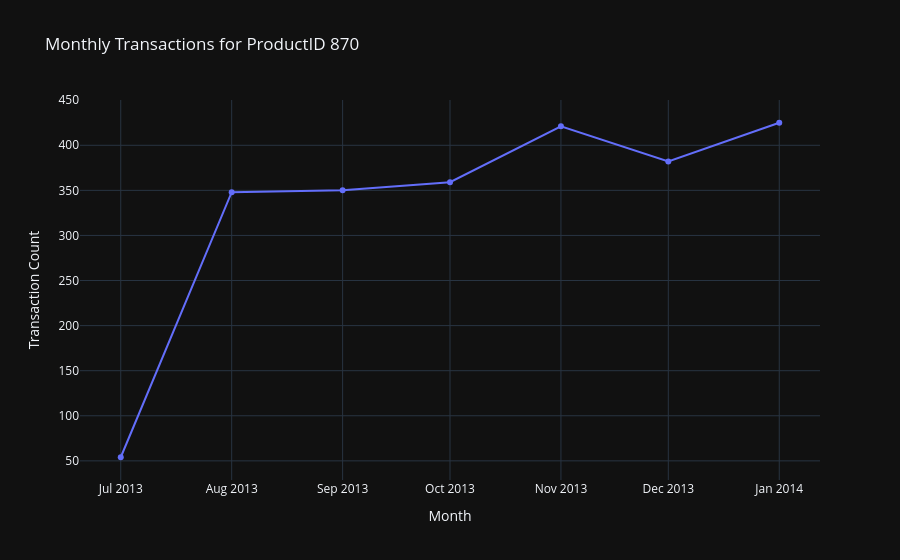

The cell this chart's notebook holds for it:
### Code cell
run_agent("this products month on month transactions")

### Figure 1 — Plotly figure (JSON) as saved in the notebook; plotly's stock layout.template omitted (floating-point values rounded to 4 significant figures)
{"data": [{"hovertemplate": "Date=%{x}<br>TransactionCount=%{y}<extra></extra>", "legendgroup": "", "line": {"color": "#636efa", "dash": "solid"}, "marker": {"symbol": "circle"}, "mode": "lines+markers", "name": "", "orientation": "v", "showlegend": false, "x": ["2013-07-01T00:00:00.000000", "2013-08-01T00:00:00.000000", "2013-09-01T00:00:00.000000", "2013-10-01T00:00:00.000000", "2013-11-01T00:00:00.000000", "2013-12-01T00:00:00.000000", "2014-01-01T00:00:00.000000"], "xaxis": "x", "y": [54, 348, 350, 359, 421, 382, 425], "yaxis": "y", "type": "scatter"}], "layout": {"xaxis": {"anchor": "y", "domain": [0.0, 1.0], "title": {"text": "Month"}, "dtick": "M1", "tickformat": "%b %Y"}, "yaxis": {"anchor": "x", "domain": [0.0, 1.0], "title": {"text": "Transaction Count"}}, "legend": {"tracegroupgap": 0}, "title": {"text": "Monthly Transactions for ProductID 870"}}}
